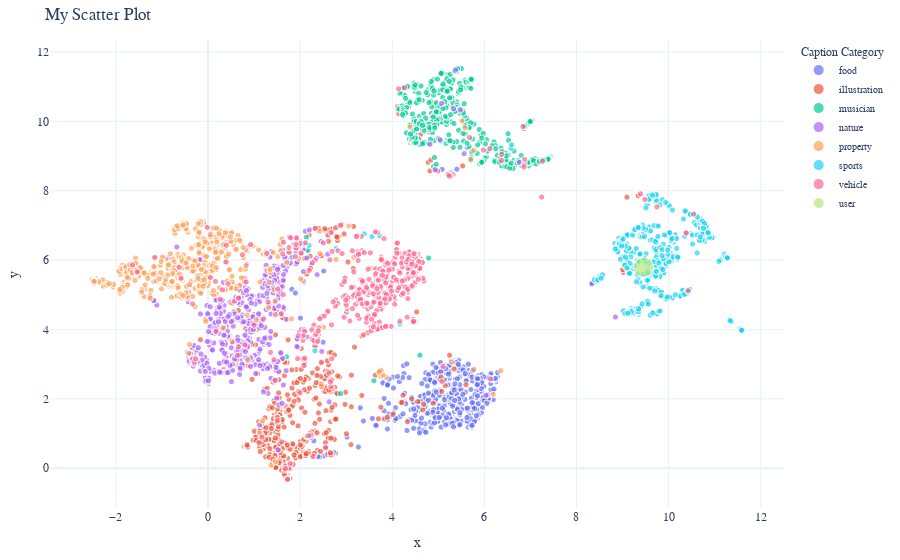

The notebook cell this image was saved under:
### Code cell
fig = px.scatter(df_embed_decomp_umap,'x','y',hover_data=['category','caption'],color='category',opacity=0.7,size='size')


fig.update_layout(
    margin=dict(l=40, r=40, t=40, b=40), # set the margins of the plot

    title='My Scatter Plot', # set the title of the plot
  
    font=dict(family='Arial', size=12), # set the font family and size
    showlegend=True, # show the legend
    legend_title='Caption Category', # set the title of the legend
    template = 'plotly_white',
    legend_font=dict(family='Arial', size=10), # set the font family and size of the legend

)
fig.update_traces(hovertemplate="<b>Category:</b> %{customdata[0]}<br>" +
                                "<b>Caption:</b> %{customdata[1]}<br>")



fig.show()

### Figure 1 — Plotly figure (JSON) as saved in the notebook; plotly's stock layout.template omitted (floating-point values rounded to 4 significant figures; data arrays with more than 128 entries replaced by an {"elided": "..."} marker saying what was removed)
{"data": [{"customdata": {"elided": "500x2 str values"}, "hovertemplate": "<b>Category:</b> %{customdata[0]}<br><b>Caption:</b> %{customdata[1]}<br>", "legendgroup": "food", "marker": {"color": "#636efa", "opacity": 0.7, "size": {"elided": "500 int values"}, "sizemode": "area", "sizeref": 0.25, "symbol": "circle"}, "mode": "markers", "name": "food", "showlegend": true, "type": "scattergl", "x": {"elided": "500 float values"}, "xaxis": "x", "y": {"elided": "500 float values"}, "yaxis": "y"}, {"customdata": {"elided": "500x2 str values"}, "hovertemplate": "<b>Category:</b> %{customdata[0]}<br><b>Caption:</b> %{customdata[1]}<br>", "legendgroup": "illustration", "marker": {"color": "#EF553B", "opacity": 0.7, "size": {"elided": "500 int values"}, "sizemode": "area", "sizeref": 0.25, "symbol": "circle"}, "mode": "markers", "name": "illustration", "showlegend": true, "type": "scattergl", "x": {"elided": "500 float values"}, "xaxis": "x", "y": {"elided": "500 float values"}, "yaxis": "y"}, {"customdata": {"elided": "500x2 str values"}, "hovertemplate": "<b>Category:</b> %{customdata[0]}<br><b>Caption:</b> %{customdata[1]}<br>", "legendgroup": "musician", "marker": {"color": "#00cc96", "opacity": 0.7, "size": {"elided": "500 int values"}, "sizemode": "area", "sizeref": 0.25, "symbol": "circle"}, "mode": "markers", "name": "musician", "showlegend": true, "type": "scattergl", "x": {"elided": "500 float values"}, "xaxis": "x", "y": {"elided": "500 float values"}, "yaxis": "y"}, {"customdata": {"elided": "500x2 str values"}, "hovertemplate": "<b>Category:</b> %{customdata[0]}<br><b>Caption:</b> %{customdata[1]}<br>", "legendgroup": "nature", "marker": {"color": "#ab63fa", "opacity": 0.7, "size": {"elided": "500 int values"}, "sizemode": "area", "sizeref": 0.25, "symbol": "circle"}, "mode": "markers", "name": "nature", "showlegend": true, "type": "scattergl", "x": {"elided": "500 float values"}, "xaxis": "x", "y": {"elided": "500 float values"}, "yaxis": "y"}, {"customdata": {"elided": "500x2 str values"}, "hovertemplate": "<b>Category:</b> %{customdata[0]}<br><b>Caption:</b> %{customdata[1]}<br>", "legendgroup": "property", "marker": {"color": "#FFA15A", "opacity": 0.7, "size": {"elided": "500 int values"}, "sizemode": "area", "sizeref": 0.25, "symbol": "circle"}, "mode": "markers", "name": "property", "showlegend": true, "type": "scattergl", "x": {"elided": "500 float values"}, "xaxis": "x", "y": {"elided": "500 float values"}, "yaxis": "y"}, {"customdata": {"elided": "500x2 str values"}, "hovertemplate": "<b>Category:</b> %{customdata[0]}<br><b>Caption:</b> %{customdata[1]}<br>", "legendgroup": "sports", "marker": {"color": "#19d3f3", "opacity": 0.7, "size": {"elided": "500 int values"}, "sizemode": "area", "sizeref": 0.25, "symbol": "circle"}, "mode": "markers", "name": "sports", "showlegend": true, "type": "scattergl", "x": {"elided": "500 float values"}, "xaxis": "x", "y": {"elided": "500 float values"}, "yaxis": "y"}, {"customdata": {"elided": "500x2 str values"}, "hovertemplate": "<b>Category:</b> %{customdata[0]}<br><b>Caption:</b> %{customdata[1]}<br>", "legendgroup": "vehicle", "marker": {"color": "#FF6692", "opacity": 0.7, "size": {"elided": "500 int values"}, "sizemode": "area", "sizeref": 0.25, "symbol": "circle"}, "mode": "markers", "name": "vehicle", "showlegend": true, "type": "scattergl", "x": {"elided": "500 float values"}, "xaxis": "x", "y": {"elided": "500 float values"}, "yaxis": "y"}, {"customdata": [["user", "soccer worldcup"]], "hovertemplate": "<b>Category:</b> %{customdata[0]}<br><b>Caption:</b> %{customdata[1]}<br>", "legendgroup": "user", "marker": {"color": "#B6E880", "opacity": 0.7, "size": [100], "sizemode": "area", "sizeref": 0.25, "symbol": "circle"}, "mode": "markers", "name": "user", "showlegend": true, "type": "scattergl", "x": [9.456], "xaxis": "x", "y": [5.791], "yaxis": "y"}], "layout": {"font": {"family": "Arial", "size": 12}, "legend": {"font": {"family": "Arial", "size": 10}, "itemsizing": "constant", "title": {"text": "Caption Category"}, "tracegroupgap": 0}, "margin": {"b": 40, "l": 40, "r": 40, "t": 40}, "showlegend": true, "title": {"text": "My Scatter Plot"}, "xaxis": {"anchor": "y", "domain": [0, 1], "title": {"text": "x"}}, "yaxis": {"anchor": "x", "domain": [0, 1], "title": {"text": "y"}}}}
